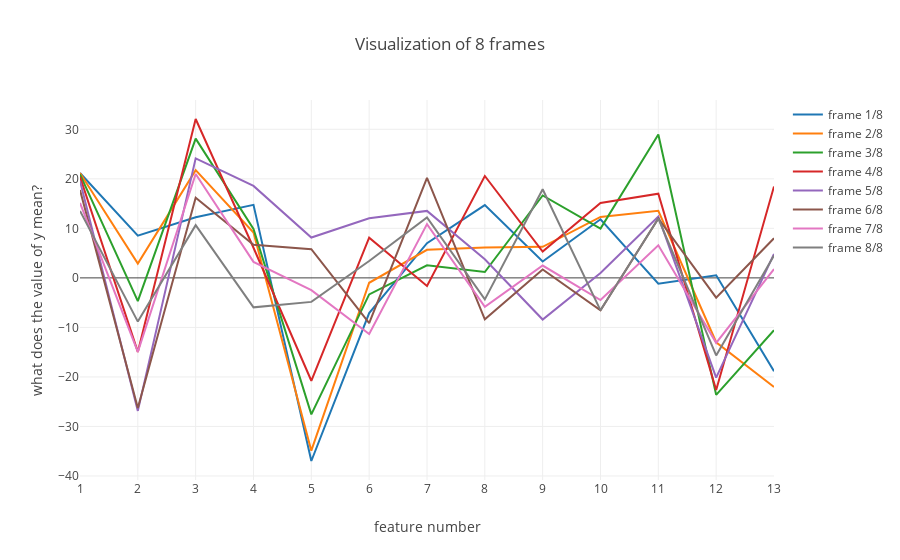

The code cell stored with this chart in its notebook:
### Markdown cell above
`plot_frames()` can also plot multiple **consecutive** frames on the same graph.  Below are five consecutive frames of audio.

**Note:** `plotly` allows you to click "on" and "off" any particular line by clicking on them in the legend.

### Code cell
py.iplot(
    fv.plot_frames(
        frames=feats_in[SAMPLE][60:68]
    )
)

### Figure 1 — Plotly figure (JSON) as saved in the notebook; plotly's stock layout.template omitted (floating-point values rounded to 4 significant figures)
{"data": [{"mode": "lines", "name": "frame 1/8", "type": "scatter", "x": [1, 2, 3, 4, 5, 6, 7, 8, 9, 10, 11, 12, 13], "y": [21.19, 8.513, 12.23, 14.74, -36.98, -7.101, 6.996, 14.7, 3.299, 11.84, -1.193, 0.5269, -18.84]}, {"mode": "lines", "name": "frame 2/8", "type": "scatter", "x": [1, 2, 3, 4, 5, 6, 7, 8, 9, 10, 11, 12, 13], "y": [21.19, 2.877, 21.76, 9.171, -34.89, -0.9858, 5.658, 6.127, 6.263, 12.31, 13.54, -13.0, -22.03]}, {"mode": "lines", "name": "frame 3/8", "type": "scatter", "x": [1, 2, 3, 4, 5, 6, 7, 8, 9, 10, 11, 12, 13], "y": [20.91, -4.71, 28.11, 9.868, -27.57, -3.338, 2.535, 1.186, 16.64, 9.964, 28.95, -23.63, -10.57]}, {"mode": "lines", "name": "frame 4/8", "type": "scatter", "x": [1, 2, 3, 4, 5, 6, 7, 8, 9, 10, 11, 12, 13], "y": [20.39, -14.95, 32.08, 6.088, -20.77, 8.109, -1.628, 20.57, 5.32, 15.13, 17.0, -22.63, 18.47]}, {"mode": "lines", "name": "frame 5/8", "type": "scatter", "x": [1, 2, 3, 4, 5, 6, 7, 8, 9, 10, 11, 12, 13], "y": [19.58, -26.86, 24.14, 18.57, 8.147, 12.05, 13.52, 3.775, -8.412, 0.9878, 12.38, -20.14, 4.825]}, {"mode": "lines", "name": "frame 6/8", "type": "scatter", "x": [1, 2, 3, 4, 5, 6, 7, 8, 9, 10, 11, 12, 13], "y": [17.72, -26.29, 16.2, 6.699, 5.804, -9.14, 20.19, -8.355, 1.682, -6.552, 11.99, -3.983, 7.998]}, {"mode": "lines", "name": "frame 7/8", "type": "scatter", "x": [1, 2, 3, 4, 5, 6, 7, 8, 9, 10, 11, 12, 13], "y": [15.14, -14.95, 20.97, 3.232, -2.492, -11.32, 10.85, -5.841, 2.49, -4.472, 6.572, -13.12, 1.78]}, {"mode": "lines", "name": "frame 8/8", "type": "scatter", "x": [1, 2, 3, 4, 5, 6, 7, 8, 9, 10, 11, 12, 13], "y": [13.52, -8.829, 10.64, -5.945, -4.848, 3.405, 12.19, -4.333, 17.9, -6.552, 11.99, -15.66, 4.507]}], "layout": {"title": "Visualization of 8 frames", "xaxis": {"dtick": true, "title": "feature number"}, "yaxis": {"title": "what does the value of y mean?"}}}
